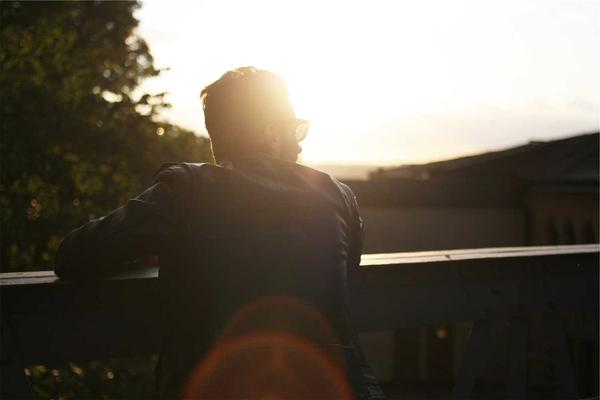
//> input picture 实验课/作业2/test.jpg, 600 x 400 px
$ ./main test.jpg   (built with g++ and OpenCV 4)
//> lines starting //> are read from the running program, lines starting //| are printed output that depends on the picture
#include <opencv2/opencv.hpp>
#include <iostream>
#include <string>

using namespace cv;
using namespace std;

int main(int argc, char** argv) {
    // --------------------------
    // 任务1：读取测试图片
    // --------------------------
    if (argc != 2) {
        cout << "用法: ./opencv_demo <图片路径>" << endl;
        return -1;
    }
    Mat img = imread(argv[1], IMREAD_COLOR);
//> img is the input picture: 400 rows x 600 cols, CV_8UC3; mean B, G, R 86.9, 98.1, 105.2
    if (img.empty()) {
        cout << "❌ 无法读取图片，请检查路径！" << endl;
        return -1;
    }

    // --------------------------
    // 任务2：输出图像基本信息
    // --------------------------
    cout << "=== 图像基本信息 ===" << endl;
    cout << "宽度: " << img.cols << " 像素" << endl;
//| 宽度: 600 像素
    cout << "高度: " << img.rows << " 像素" << endl;
//| 高度: 400 像素
    cout << "通道数: " << img.channels() << endl;
//| 通道数: 3

    string type_str;
    int type = img.type();
//> type = 16
    if (type == CV_8UC3) type_str = "8位无符号，3通道（彩色）";
    else if (type == CV_8UC1) type_str = "8位无符号，1通道（灰度）";
    else type_str = "其他类型";
    cout << "像素数据类型: " << type_str << endl;

    // --------------------------
    // 任务3：显示原图
    // --------------------------
    namedWindow("原图", WINDOW_AUTOSIZE);
    imshow("原图", img);

    // --------------------------
    // 任务4：转换为灰度图并显示
    // --------------------------
    Mat gray_img;
    cvtColor(img, gray_img, COLOR_BGR2GRAY);
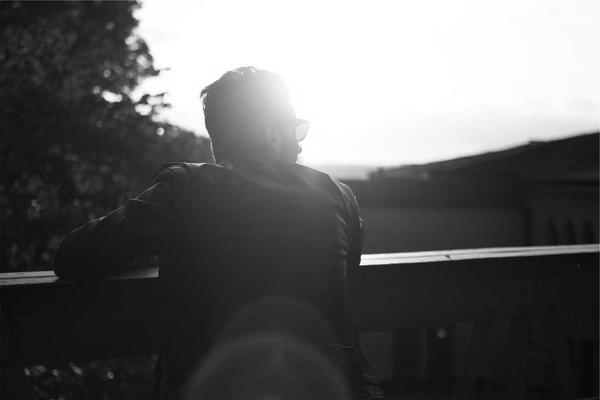
//> gray_img: 400 rows x 600 cols, CV_8UC1; min 2, max 255, mean 98.9
    namedWindow("灰度图", WINDOW_AUTOSIZE);
    imshow("灰度图", gray_img);

    // --------------------------
    // 任务5：保存灰度图
    // --------------------------
    imwrite("gray_output.jpg", gray_img);
    cout << "✅ 灰度图已保存为: gray_output.jpg" << endl;

    // --------------------------
    // 任务6：NumPy 风格简单操作（C++ 实现）
    // --------------------------
    // 1. 输出指定像素值（以(100,100)为例）
    if (img.rows > 100 && img.cols > 100) {
        Vec3b pixel = img.at<Vec3b>(100, 100);
//> pixel = [37, 58, 66]
        cout << "像素(100,100)的 BGR 值: "
             << (int)pixel[0] << ", "
             << (int)pixel[1] << ", "
             << (int)pixel[2] << endl;
//| 像素(100,100)的 BGR 值: 37, 58, 66
    }

    // 2. 裁剪左上角 200x200 区域并保存
    if (img.rows >= 200 && img.cols >= 200) {
        Rect roi(0, 0, 200, 200);
        Mat cropped_img = img(roi);
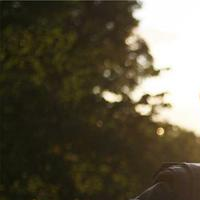
//> cropped_img: 200 rows x 200 cols, CV_8UC3; mean B, G, R 64.1, 82.6, 89.2
        imwrite("cropped_output.jpg", cropped_img);
        cout << "✅ 左上角 200x200 区域已保存为: cropped_output.jpg" << endl;
    }

    // 等待按键后关闭窗口
    waitKey(0);
    destroyAllWindows();
    return 0;
}
